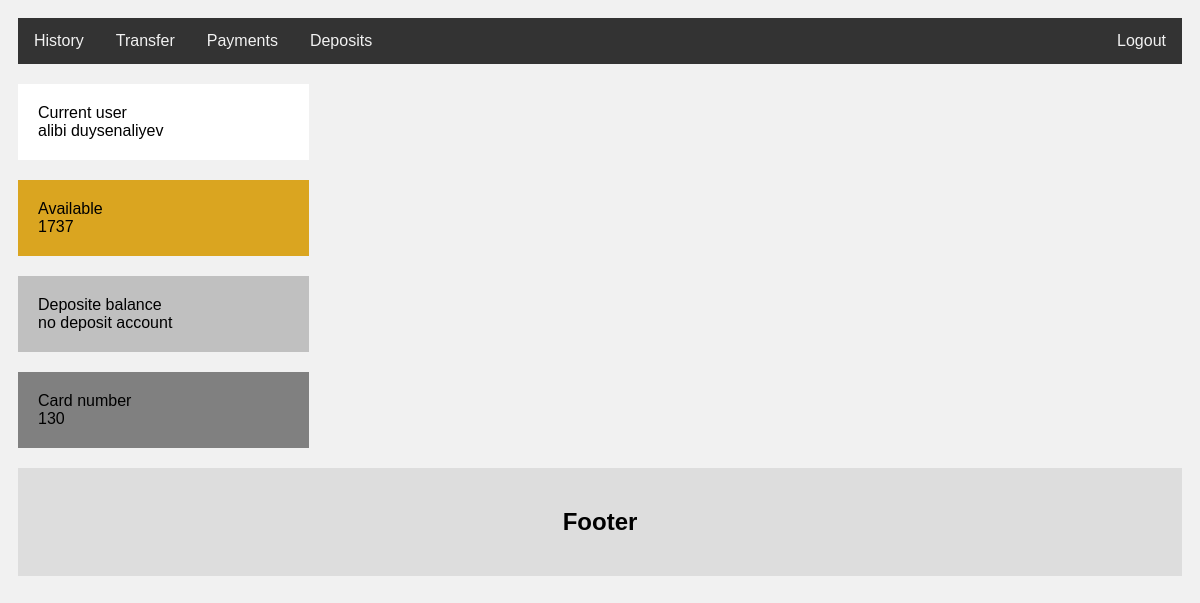
/mybank/ (signed in), run on an earlier commit of the app's database.
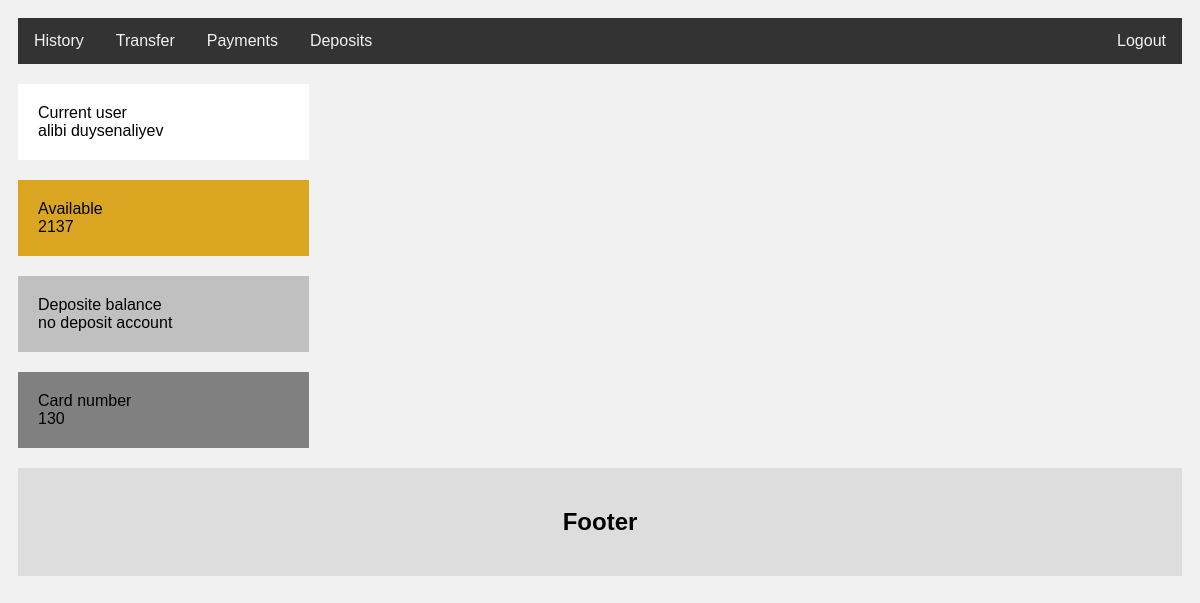
And on a later commit of the database.
### main/models.py (models this page shows)
class Account(models.Model):
    customer = models.ForeignKey(Customer, on_delete=models.CASCADE)
    balance = models.IntegerField(default=0)
    number = models.IntegerField(default=0)

class Customer(models.Model):
    customer_login = models.CharField(max_length=25, default="")
    customer_password = models.CharField(max_length=25, default="")
    customer_name = models.CharField(max_length=25)
    customer_surname = models.CharField(max_length=25)

### main/views.py (the view)
# urls.py: path('mybank/', views.myBank, name='mybank'),
def myBank(request):
    if request.session.get("user_id") is not None:
        current_account_id = int(request.session.get("user_id"))
        account = Account.objects.get(id=current_account_id)
        deposit_customer = Customer.objects.get(id=current_account_id)
        deposit_objects = Deposits.objects.filter(customer=deposit_customer)
        if len(deposit_objects) == 0:
            deposit_info = "no deposit account"
        else:
            deposit = Deposits.objects.get(customer=deposit_customer)
            deposit_info = str(deposit.balance)
        return render(request, "mybank.html", {"account": account,"deposit_info": deposit_info})
    else:
        return redirect(reverse('main:index'))

### main/templates/mybank.html (shortened to what this page needs)
{% extends "base.html" %}
{% load static%}
{%block styles %}
    <link rel="stylesheet" type="text/css" href="{%static 'css/styles.css'%}">
{% endblock %}
{% block body %}
  <div class="topnav">
    <a href="/history" >History</a>
    <a href="/transfer">Transfer</a>
    <a href="/payments" >Payments</a>
    <a href="/deposits">Deposits</a>
    <a href="/logout" style="float:right">Logout</a>
    </div>
    {% block content %}
        <div class="row">
    <div class="leftblock">
        <div class="balance" style="background: white">
            <div>Current user</div>
            <div>{{ account.customer.customer_name }} {{ account.customer.customer_surname }}</div>
        </div>
        <div class="balance">
            <div>Available</div>
            <div>{{ account.balance }}</div>
        </div>
        <div class="balance" style="background-color: silver">
            <div>Deposite balance</div>
            <div>{{ deposit_info }}</div>
        </div>
        <div class="balance" style="background: grey">
            <div>Card number</div>
            <div>{{ account.number }}</div>
        </div>
        </div>
        </div>
        {% endblock %}
    {% block footer %}
        <div class="footer">
    <h2>Footer</h2>
</div>
        {% endblock %}
{% endblock %}

What changed in the data, as far as the page shows it:
changed Account "alibi": balance "1737" → "2137"
